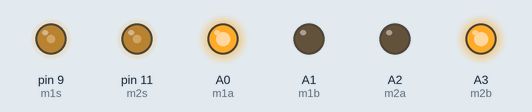
The sketch below on a simulated Arduino Uno, built with avr-gcc and run on an emulated ATmega328P. Parts: output pins drawn as LEDs (lit = HIGH).

Above: at 0.1 s.
Timing chart, 0 to 1.6 s (numbered marks = the images above):
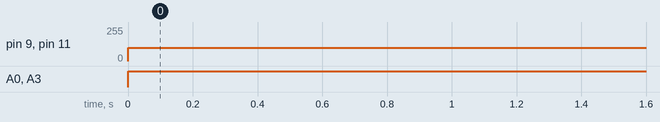

Measured:
- by itself, pin 9 (m1s), pin 11 (m2s): 0/255 → 100/255 at 0.00 s
- by itself, A0 (m1a), A3 (m2b): LOW → HIGH at 0.00 s

The sketch:

line_follower.ino
```cpp
// #define m1a 5
// #define m1b 6
// #define m2a 7
// #define m2b 8

#define m1s 9
#define m2s 11

#define m1a A0
#define m1b A1
#define m2a A2
#define m2b A3

// #define m1s A4
// #define m2s A5


void setup() {
  // put your setup code here, to run once:
  pinMode(m1a, OUTPUT);
  pinMode(m1b, OUTPUT);
  pinMode(m2a, OUTPUT);
  pinMode(m2b, OUTPUT);
}

void loop() {
  // put your main code here, to run repeatedly:
  // digitalWrite(m1a, HIGH);
  // digitalWrite(m1b, LOW);
  // digitalWrite(m2a, HIGH);
  // digitalWrite(m2b, LOW);
  // delay(3000);
  // digitalWrite(m1a, LOW);
  // digitalWrite(m1b, LOW);
  // digitalWrite(m2a, LOW);
  // digitalWrite(m2b, LOW);
  // delay(700);

  // analogWrite(m1s, 255);
  // analogWrite(m2s, 128);


  // digitalWrite(m1a, LOW);
  // digitalWrite(m1b, HIGH);
  // digitalWrite(m2a, LOW);
  // digitalWrite(m2b, HIGH);
  // delay(3000);
  // digitalWrite(m1a, LOW);
  // digitalWrite(m1b, LOW);
  // digitalWrite(m2a, LOW);
  // digitalWrite(m2b, LOW);
  // delay(700);

  // analogWrite(m1s, 255);
  // analogWrite(m2s, 128);


  digitalWrite(m1a, HIGH);
  digitalWrite(m1b, LOW);
  digitalWrite(m2a, LOW);
  digitalWrite(m2b, HIGH);

  analogWrite(m1s, 100);
  analogWrite(m2s, 100);
}
```
